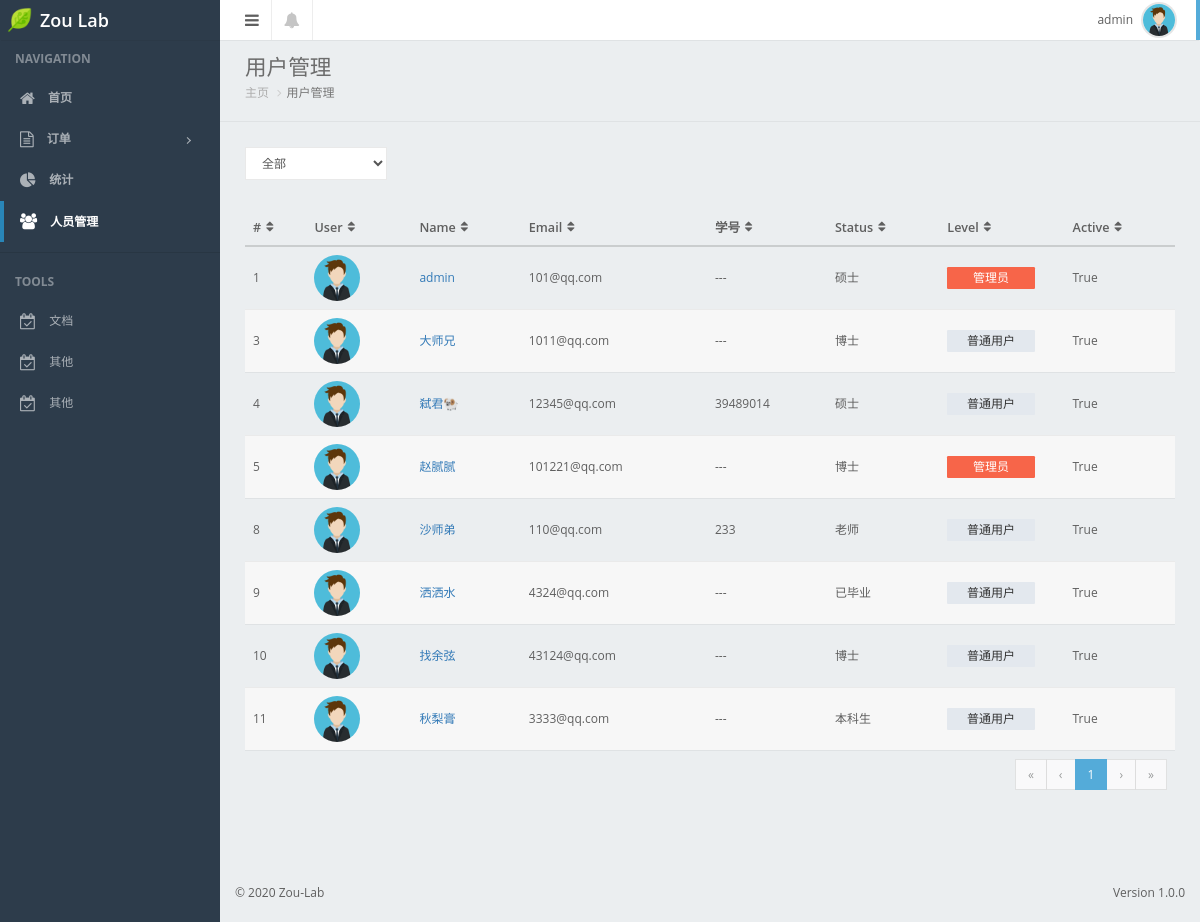
Page /userinfo/ (signed in) on the committed database.
### web/models.py (models this page shows, shortened)
class UserProfile(AbstractBaseUser, PermissionsMixin):
    email = models.EmailField(
        verbose_name='email address',
        max_length=255,
        unique=True,
        null = True,
    )
    name = models.CharField(max_length=64, )
    password = models.CharField(_("password"), max_length=128)
    user_type_choices = (
        (0, "老师"),
        (1, "博士"),
        (2, "硕士"),
        (3, "本科生"),
        (4, "已毕业"),
        (5, "----")
    )
    user_type = models.SmallIntegerField(choices=user_type_choices, verbose_name="用户类型", null=True, default=5)
    stu_number = models.CharField(max_length=16, blank=True, default="---", verbose_name="学号")
    avatar = models.ImageField(verbose_name="头像", upload_to = user_directory_path, blank = True, null = True)
    is_active = models.BooleanField(default=True)
    is_admin = models.BooleanField(default=False)
    objects = MyUserManager()
    USERNAME_FIELD = 'email'
    REQUIRED_FIELDS = ['name']
    class Meta:
        verbose_name = "用户信息"
        verbose_name_plural = "用户信息"
        permissions = (
            ("web__check_orders", "审核订单"),
            ("web__edit_history_orders", "修改历史订单"),
            ("web__edit_user_info", "修改用户信息"),
        )

### web/views.py (the view)
# urls.py: path("userinfo/", views.user_info),
@login_required
def user_info(request):
    user_objs = models.UserProfile.objects.all()
    return render(request, "web/user_info.html", {"user_objs": user_objs})

### templates/web/user_info.html (shortened to what this page needs)
{% extends "web/index.html" %}
{% block content %}
<div class="" id="content-container">
    <div id="page-title">
        <h1 class="page-header text-overflow">用户管理</h1>
    </div>
    <ol class="breadcrumb">
        <li><a href="/">主页</a></li>
        <li class="active">用户管理</li>
    </ol>
    <hr>
    <div id="page-content">
        <div class="row">
            <div class="col-sm-2 text-xs-center">
                <div class="form-group">
                    <select id="demo-foo-filter-status" onchange="javascript:location.search = 'scale=' + this.value;" class="form-control">
                        <option value="">全部</option>
                    </select>
                </div>
            </div>
        </div>
        <table class="table table-hover table-vcenter mar-top " id="user-table">
            <thead>
                <tr>
                    <th class="min-w-td">#</th>
                    <th class="min-w-td">User</th>
                    <th>Name</th>
                    <th>Email</th>
                    <th>学号</th>
                    <th>Status</th>
                    <th>Level</th>
                    <th>Active</th>
                </tr>
            </thead>
            <tbody>
                {% for user in user_objs %}
                <tr>
                    <td class="min-w-td">{{ user.id }}</td>
                    <td><img src="/static/img/av1.png" alt="Profile Picture" class="img-circle img-sm"></td>
                    <td><a class="btn-link" href="{{ user.id }}">{{ user.name }}</a></td>
                    <td>{{ user.email }}</td>
                    <td>{{ user.stu_number }}</td>
                    <td>{{ user.get_user_type_display }}</td>
                    {% if user.is_admin %}
                    <td><span class="label label-table label-danger">管理员</span></td>
                    {% else %}
                    <td><span class="label label-table label-default">普通用户</span></td>
                    {% endif %}
                    <td>{{ user.is_active }}</td>
                </tr>
                {% endfor %}
            </tbody>
            <tfoot>
                <tr>
                    <td colspan="8">
                        <div class="text-right">
                            <ul class="pagination"></ul>
                        </div>
                    </td>
                </tr>
            </tfoot>
        </table>
    </div>
</div>
{% endblock %}
{% block css %}
<link href="/static/plugins/fooTable/css/footable.core.css" rel="stylesheet">
{% endblock %}

### templates/web/index.html (shortened to what this page needs)
<!DOCTYPE html>
<html lang="en">
<head>
    <link href="/static/plugins/bootstrap-select/bootstrap-select.min.css" rel="stylesheet">
	<link href="/static/css/bootstrap.min.css" rel="stylesheet">
    <link href="/static/css/bootstrap.css" rel="stylesheet">
    <link href="/static/css/nifty.min.css" rel="stylesheet">
    <link href="/static/plugins/font-awesome/css/font-awesome.min.css" rel="stylesheet">
	{% block css %}
	{% endblock %}
</head>
<body>
	<div id="container" class="effect mainnav-lg">
        <header id="navbar">
            <div id="navbar-container" class="boxed">
                <div class="navbar-header">
                    <a href="#" class="navbar-brand">
                        <img src="/static/img/logo.png" id="page-logo" alt="Logo" class="brand-icon" height="20px" width="20px" style="
                        width: 25px;
                        height: 26px;
                        margin-left: 7px;
                        margin-top: 7px;
                    ">
                        <div class="brand-title">
                            <span class="brand-text">Zou Lab</span>
                        </div>
                    </a>
                </div>
                <div class="navbar-content clearfix">
                    <ul class="nav navbar-top-links pull-left">
                        <li class="tgl-menu-btn">
                            <a class="mainnav-toggle" href="#">
                                <i class="fa fa-navicon fa-lg"></i>
                            </a>
						</li>
						<li class="dropdown">
                            <a href="#" data-toggle="dropdown" class="dropdown-toggle" aria-expanded="true">
                                <i class="fa fa-bell fa-lg"></i>
                            </a>
                        </li>
                    </ul>
                    <ul class="nav navbar-top-links pull-right">
                        <li id="dropdown-user" class="dropdown" style="border: 0;">
                            <a href="#" data-toggle="dropdown" class="dropdown-toggle text-right">
                                <span class="pull-right">
                                    <img class="img-circle img-user media-object" src="/static/img/av1.png" alt="Profile Picture">
                                </span>
                                <div class="username hidden-xs">{{ request.user.name }}</div>
                            </a>
                        </li>
                    </ul>
                </div>
            </div>
        </header>
		<div class="boxed">
			{% block content %}
			{% endblock %}
            <nav id="mainnav-container" style="padding-top: 0px;">
                <div id="mainnav" style="padding-top: 40px;">
                    <div id="mainnav-menu-wrap">
                        <div class="nano">
                            <div class="nano-content">
                                <ul id="mainnav-menu" class="list-group">
						            <li class="list-header">Navigation</li>
						            <li class="home active-link">
						                <a href="/home">
						                    <i class="fa fa-home fa-lg"></i>
						                    <span class="menu-title">
												<strong>首页</strong>
											</span>
						                </a>
						            </li>
						            <li class="order">
						                <a href="#">
						                    <i class="fa fa-file-text-o fa-lg"></i>
						                    <span class="menu-title">
												<strong>订单</strong>
											</span>
											<i class="arrow"></i>
                                        </a>
						            </li>
						            <li class="statisc">
						                <a href="#">
						                    <i class="fa fa-pie-chart fa-lg"></i>
						                    <span class="menu-title">
												<strong>统计</strong>
											</span>
                                        </a>
									</li>
									<li class="userinfo">
						                <a href="/userinfo/">
						                    <i class="fa fa-users fa-lg"></i>
						                    <span class="menu-title">人员管理</span>
						                </a>
						            </li>
						            <li class="list-divider"></li>
						            <li class="list-header">TOOLS</li>
						            <li class="document">
						                <a href="#">
						                    <i class="fa fa-calendar-check-o fa-lg"></i>
						                    <span class="menu-title">文档</span>
						                </a>
                                    </li>
                                    <li class="">
						                <a href="#">
						                    <i class="fa fa-calendar-check-o fa-lg"></i>
						                    <span class="menu-title">其他</span>
						                </a>
                                    </li>
                                    <li class="">
						                <a href="#">
						                    <i class="fa fa-calendar-check-o fa-lg"></i>
						                    <span class="menu-title">其他</span>
						                </a>
						            </li>
                            </div>
                        </div>
                    </div>
                </div>
            </nav>
		</div>
        <footer id="footer" class="hide-fixed">
            <div class="hide-fixed pull-right pad-rgt">Version 1.0.0</div>
            <p class="pad-lft">&#0169; 2020 Zou-Lab </p>
        </footer>
	</div>
</body>
</html>

### rows in the picture
UserProfile: user.name "admin", id "1", name "admin", email "101@qq.com", stu_number "---", user_type "硕士", is_admin "管理员", is_active "True"
UserProfile: id "3", name "大师兄", email "1011@qq.com", stu_number "---", user_type "博士", is_admin "普通用户", is_active "True"
UserProfile: id "4", name "弑君🐏", email "12345@qq.com", stu_number "39489014", user_type "硕士", is_admin "普通用户", is_active "True"
UserProfile: id "5", name "赵腻腻", email "101221@qq.com", stu_number "---", user_type "博士", is_admin "管理员", is_active "True"
UserProfile: id "8", name "沙师弟", email "110@qq.com", stu_number "233", user_type "老师", is_admin "普通用户", is_active "True"
UserProfile: id "9", name "洒洒水", email "4324@qq.com", stu_number "---", user_type "已毕业", is_admin "普通用户", is_active "True"
UserProfile: id "10", name "找余弦", email "43124@qq.com", stu_number "---", user_type "博士", is_admin "普通用户", is_active "True"
UserProfile: id "11", name "秋梨膏", email "3333@qq.com", stu_number "---", user_type "本科生", is_admin "普通用户", is_active "True"
